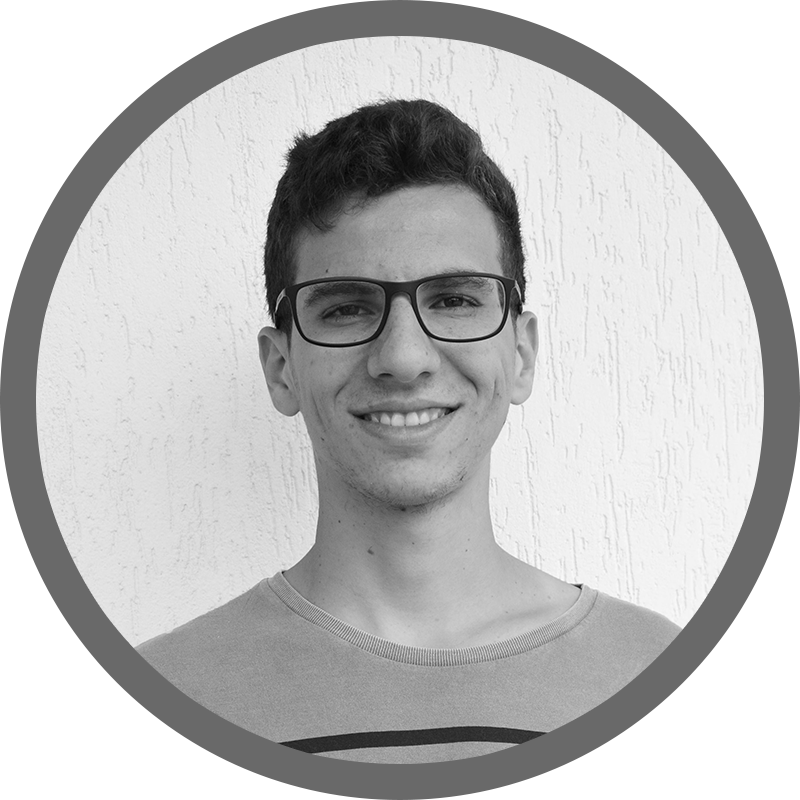
#> input picture assets/pb.png, 800 x 800 px
$ python edge_detection.py
#> lines starting #> are read from the running program, lines starting #| are printed output that depends on the picture
from matplotlib import pyplot as plt
from scipy.signal import convolve2d
import matplotlib.cm as cm
from PIL import Image
import numpy as np


im = Image.open('assets/pb.png')
#> im is the input picture: PIL image 800x800 LA; mean R, G, B, A 170, 170, 170, 200.3
im_grey = im.convert('L') # converter para preto e branco
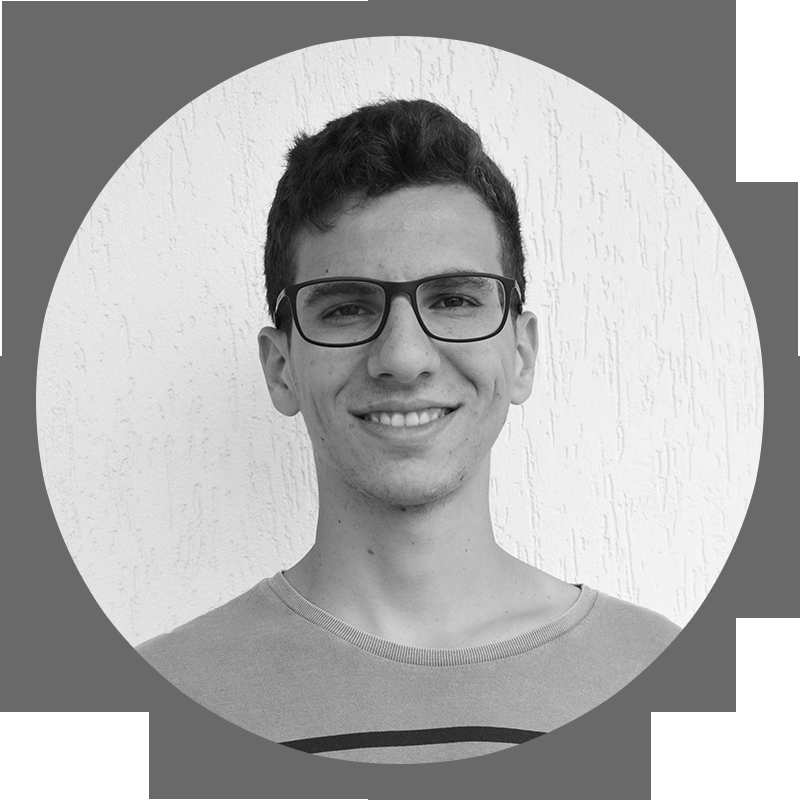
#> im_grey: PIL image 800x800 L; min 0, max 255, mean 170
im_array = np.array(im_grey)
plt.imshow(im_array, cmap=cm.Greys_r)
plt.savefig('assets/edge_before.png')


kernel = np.array([[1,2,1],[0,0,0],[-1,-2,-1]], np.float32)
result = convolve2d(im_array, kernel)
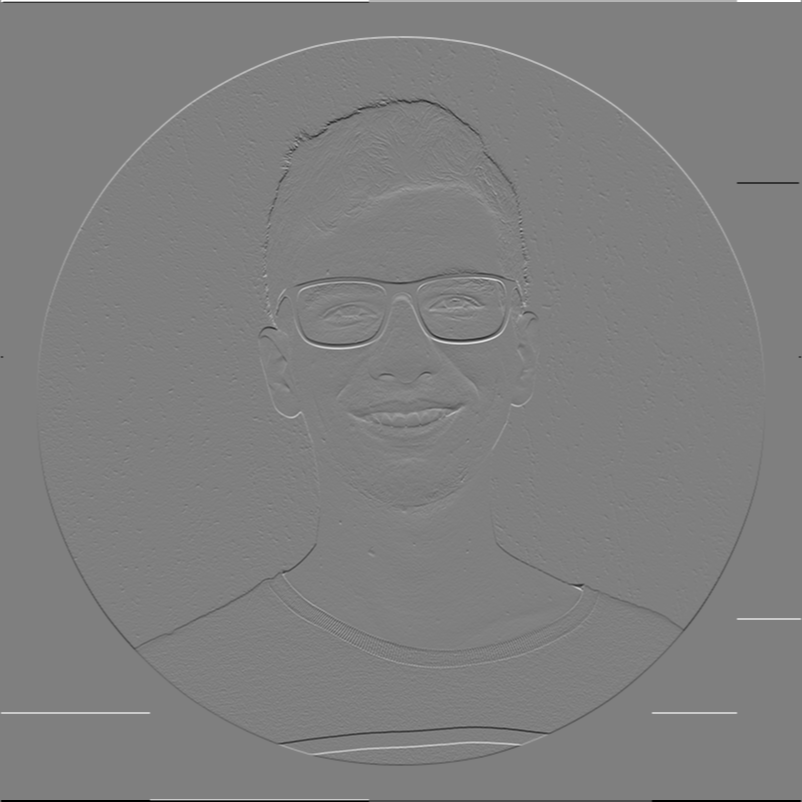
#> result: shape (802, 802) float32; min -1020, max 1020, mean 0; drawn with min black and max white
plt.imshow(result, cmap=cm.Greys_r)
plt.savefig('assets/edge_after.png')
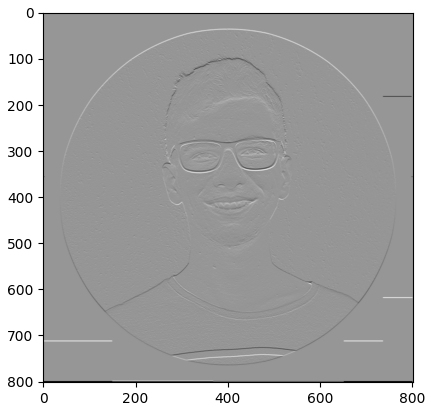
#> figure drawn by matplotlib, 1 panel

$ run again, with assets/kernel.png copied over assets/pb.png
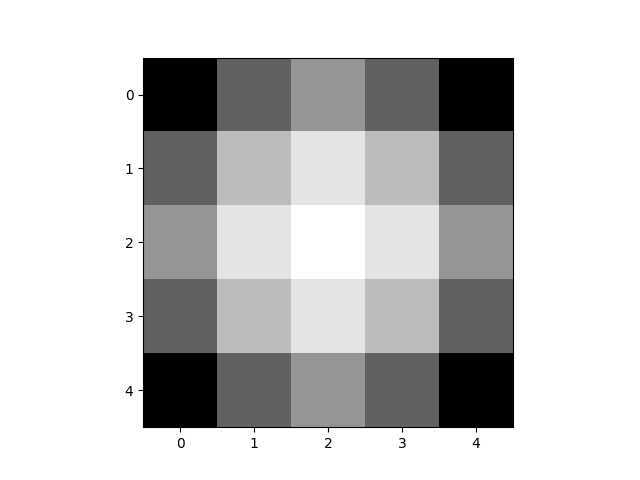
#> input picture assets/kernel.png, 640 x 480 px
#> im is the input picture: PIL image 640x480 RGBA; mean R, G, B, A 199.1, 199.1, 199.1, 255
#> `result = convolve2d(im_array, kernel)`:
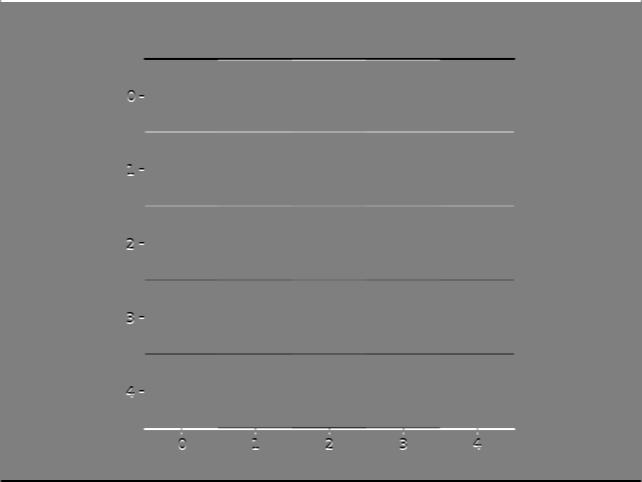
#> result: shape (482, 642) float32; min -1020, max 1020, mean 0; drawn with min black and max white
#> `plt.savefig('assets/edge_after.png')`:
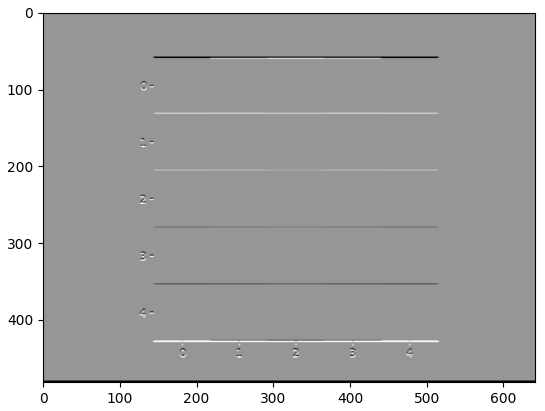
#> figure drawn by matplotlib, 1 panel
